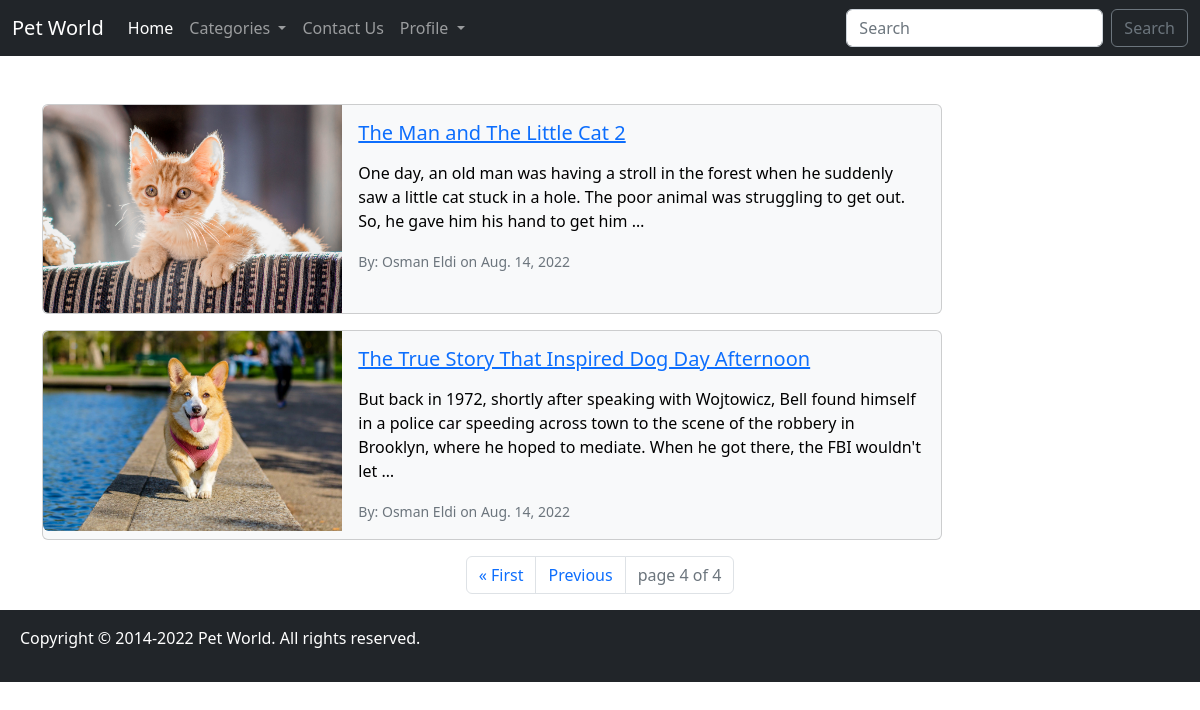
/?page=4, run on the app's committed database.
### myapp/models.py (models this page shows, shortened)
class Story(models.Model):
    title = models.CharField(max_length=300)
    body = RichTextField()
    story_image = models.ImageField(blank=True, null=True, upload_to='images/')
    author = models.ForeignKey(User, on_delete=models.CASCADE)
    created_at = models.DateField(auto_now_add=True)
    category = models.ForeignKey(Category, null=True, on_delete=models.SET_NULL)

### myapp/views.py (the view)
# urls.py: 2. Add a URL to urlpatterns:  path('', views.home, name='home')
def home(request):
    categories = Category.objects.all().order_by('name')
    now = datetime.now()
    current_year = now.year
    p = Paginator(Story.objects.all().order_by('title'), 2)
    page = request.GET.get('page')
    stories = p.get_page(page)
    return render(request, 'home.html', {'current_year':current_year, 'stories':stories, 'categories':categories})

### templates/home.html (shortened to what this page needs)
{% extends 'base.html' %}
{% block content %}
<br/>
{% for story in stories %}
<div class="container">
    <div class="card text-bg-light mb-3" style="max-width: 900px;">
        <div class="row g-0">
        <div class="col-md-4">
            {% if story.story_image %}
            <img src="{{story.story_image.url}}" class="img-fluid rounded-start" alt="...">
            {% endif %}
        </div>
        <div class="col-md-8">
            <div class="card-body">
            <h5 class="card-title"><a href="{% url 'storydetail' story.id %}">{{story.title}}</a></h5>
            <p class="card-text">{{story.body|truncatewords:40|safe}}</p>
            <p class="card-text"><small class="text-muted">By: {{story.author.first_name}} {{story.author.last_name}} on {{story.created_at}}</small></p>
            </div>
        </div>
        </div>
    </div>
</div>
{% endfor %}
<div class="container">
    <nav aria-label="Page navigation example">
        <ul class="pagination justify-content-center">
            {% if stories.has_previous %}
            <li class="page-item"><a class="page-link" href="?page=1"> &laquo First</a></li>
            <li class="page-item"><a class="page-link" href="?page={{stories.previous_page_number}}">Previous</a></li>
            {% endif %}
            <li class="page-item disabled"><a class="page-link" href="">page {{stories.number}} of {{stories.paginator.num_pages}}</a></li>
        </ul>
    </nav>
</div>
{% endblock %}

### data on the page
Story: story_image (picture), title "The Man and The Little Cat 2", body "One day, an old man was having a stroll in the forest when he suddenly saw a little cat stuck in a hole. The poor animal was struggling to get out. So, he gave him his hand to get him …", author.first_name "Osman", author.last_name "Eldi", created_at "Aug. 14, 2022"
Story: story_image (picture), title "The True Story That Inspired Dog Day Afternoon", body "But back in 1972, shortly after speaking with Wojtowicz, Bell found himself in a police car speeding across town to the scene of the robbery in Brooklyn, where he hoped to mediate. When he got there, the FBI wouldn't let …", author.first_name "Osman", author.last_name "Eldi", created_at "Aug. 14, 2022"

### other printed values
{{ stories.number }} "4"
{{ stories.paginator.num_pages }} "4"
